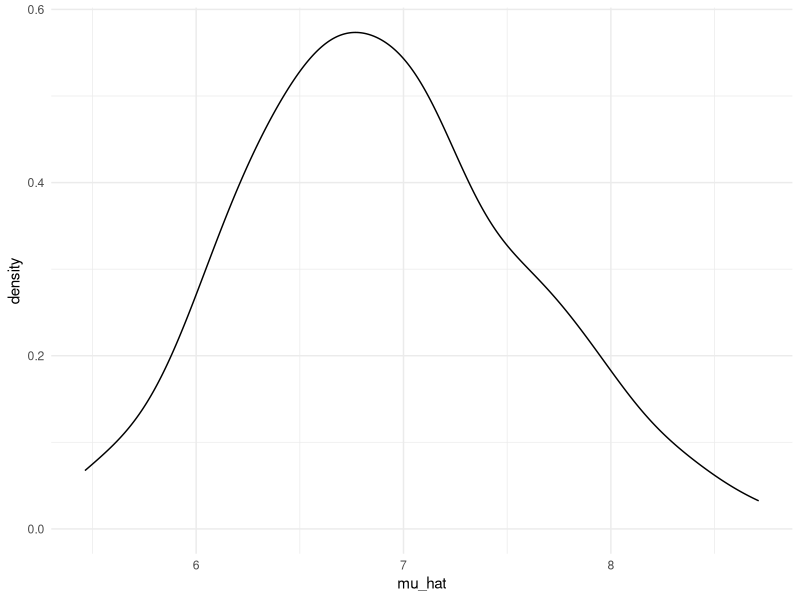
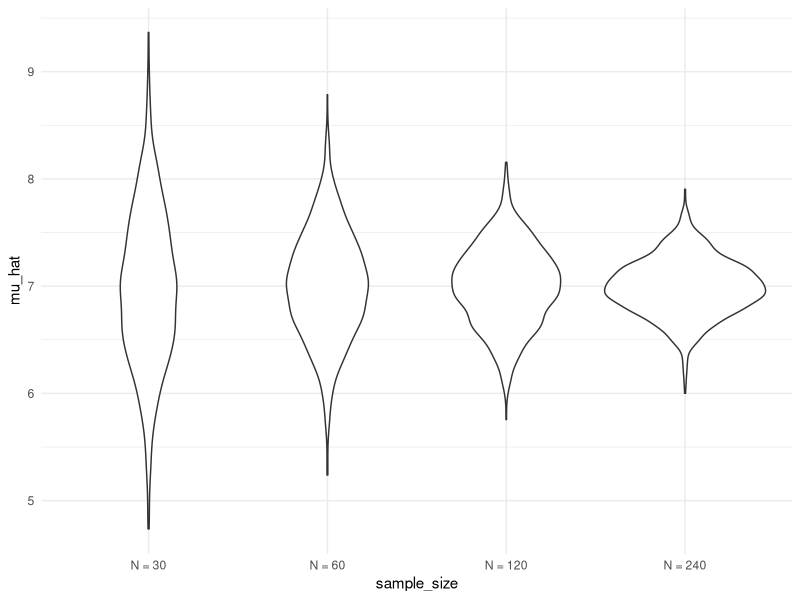
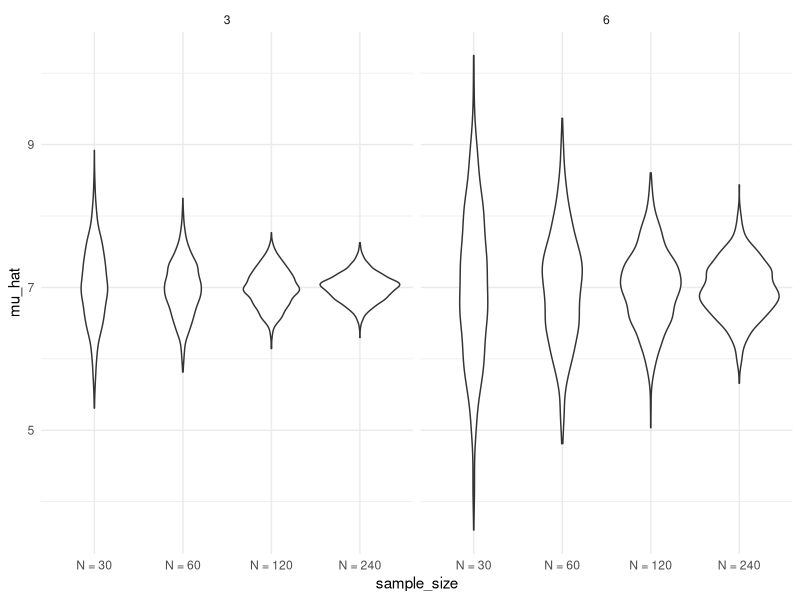

The R script that drew these images, in order:
## ---- chunk 1
library(tidyverse)

knitr::opts_chunk$set(
	echo = TRUE,
	warning = FALSE,
  fig.width = 6,
  fig.asp = .6,
  out.width = "90%"
)

theme_set(theme_minimal() + theme(legend.position = "bottom"))

options(
  ggplot2.continuous.colour = "viridis",
  ggplot2.continuous.fill = "viridis"
)

scale_colour_discrete = scale_colour_viridis_d
scale_fill_discrete = scale_fill_viridis_d
## ---- chunk 2
sim_mean_sd = function(n_obs, mu = 7, sigma = 4) {
  
  x = rnorm(n = n_obs, mean = mu, sd = sigma)

  tibble(
    mu_hat = mean(x),
    sigma_hat = sd(x)
  )
  
}
## ---- chunk 3
sim_mean_sd(n_obs = 30)
## ---- chunk 4
output = vector("list", length = 100)

for (i in 1:100) {
  
  output[[i]] = sim_mean_sd(n_obs = 30)
  
}

bind_rows(output) %>% 
  view
## ---- chunk 5
sim_results_df = 
  expand_grid(
    sample_size = 30,
    iteration = 1:100
  ) %>% 
  mutate(
    estimate_df = map(sample_size, sim_mean_sd)
  ) %>% 
  unnest(estimate_df)
## ---- chunk 6
sim_results_df %>% 
  ggplot(aes(x = mu_hat)) + 
  geom_density()
## ---- chunk 7
sim_results_df = 
  expand_grid(
    sample_size = c(30, 60, 120, 240),
    iteration = 1:1000  ##makes 4000 total rows -> does iteration 1000 times for each sample size 
  ) %>% 
  mutate(
    estimate_df = map(sample_size, sim_mean_sd)
  ) %>% 
  unnest(estimate_df)
## ---- chunk 8
sim_results_df %>% 
  mutate(
    sample_size = str_c("N = ", sample_size), #creating a character variable to put on x axis of ggplot for violin to work
    sample_size = fct_inorder(sample_size) #factors in order of how they appear in df 
  ) %>% 
  ggplot(aes(x = sample_size, y = mu_hat)) + 
  geom_violin()
## ---- chunk 9
sim_results_df %>% 
  mutate(
    sample_size = str_c("N = ", sample_size),
    sample_size = fct_inorder(sample_size)
  ) %>% 
  group_by(sample_size) %>% 
  summarize(
    emp_st_err = sd(mu_hat)
  )
## ---- chunk 10
sim_results_df = 
  expand_grid(
    sample_size = c(30, 60, 120, 240), #1,000 of each combination ie: 1000 of sample size 30 with true sigma at 6, 1,00 of ss 60 ts 6....8000 total
    true_sigma = c(6, 3),
    iteration = 1:1000
  ) %>% 
  mutate(
    estimate_df = #naming this explicitly, need ~ for that 
      map2(.x = sample_size, .y = true_sigma, ~ sim_mean_sd(n_obs = .x, sigma = .y))
  ) %>% 
  unnest(estimate_df)
## ---- chunk 11
sim_results_df %>% 
  mutate(
    sample_size = str_c("N = ", sample_size),
    sample_size = fct_inorder(sample_size)
  ) %>% 
  ggplot(aes(x = sample_size, y = mu_hat)) + 
  geom_violin() + 
  facet_grid(. ~ true_sigma)

